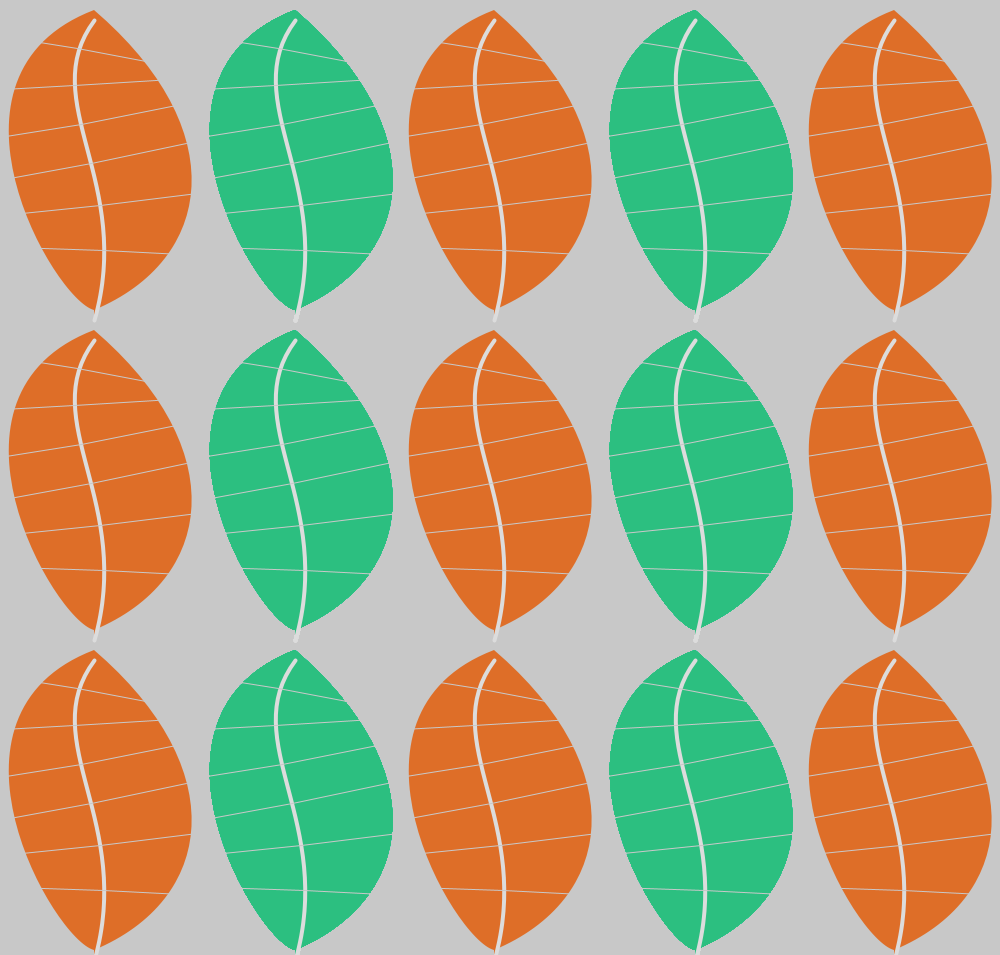
Frame 1 (no input)
Frame 60 (the mouse pressed at the canvas centre just before this capture): identical to frame 1, image omitted
Frame 120 (the mouse held since frame 60 and released just before this capture): identical to frame 1, image omitted

The Processing sketch that drew this single still picture (run headless with seeded random() and noise(); from frame 60 on, the mouse is pressed at the canvas centre):

// Processing sketch: processing_180289
// ── processing_180289.pde

void setup() {
  size(1000, 955);
}

void draw() {

  background(200);
  
 for (int yt =0; yt< 1000; yt =yt + 320)
 {
  for (int xt = -156; xt< 800; xt = xt + 400)
    
{
   
//leaf orange
fill(#DE6E28);
noStroke();
  pushMatrix();
  translate(xt, yt);
bezier(250, 10, 80, 75, 210, 300, 250, 310);//lhs
popMatrix();
  pushMatrix();
  translate(xt, yt);
bezier(250, 10, 390, 130, 370, 260, 250, 310);//rhs
popMatrix();
stroke(220);
strokeWeight(4);
  pushMatrix();
  translate(xt, yt);
bezier(250, 20, 190, 100, 290, 180, 250, 320);//spine
popMatrix();
int steps = 7;
for (int i = 1; i < steps; i++) {
  float t = i / float(steps);
  float x = bezierPoint(250, 190, 290, 250, t);
  float y = bezierPoint(10, 100, 180, 300, t);
  float tx = bezierTangent(250, 190, 290, 250,t);
  float ty = bezierTangent( 10, 100, 180, 300, t);
  float a = atan2(ty, tx);
   a -= HALF_PI;
   strokeWeight(1);
   stroke(200);
     pushMatrix();
  translate(xt, yt);
  line(x, y, cos(a)*98 + x, sin(a)*80 + y);
  line(x, y, cos(a)*-90 + x, sin(a)*-60 + y);
popMatrix();

 for (int ytg =0; ytg< 1000; ytg =ytg + 320)
 {
  for (int xtg = 45; xtg< 1500; xtg = xtg + 400)
    
{
   
 // for  (int yt = 0; yt < 900; yt = + 300)
  //{

//leafgreen
fill(#2CBF80);
noStroke();
  pushMatrix();
  translate(xtg, ytg);
bezier(250, 10, 80, 75, 210, 300, 250, 310);//lhs
popMatrix();
  pushMatrix();
  translate(xtg, ytg);
bezier(250, 10, 390, 130, 370, 260, 250, 310);//rhs
popMatrix();
stroke(220);
strokeWeight(4);
  pushMatrix();
  translate(xtg, ytg);
bezier(250, 20, 190, 100, 290, 180, 250, 320);//spine
popMatrix();
int stepsg = 7;
for (int ig = 1; ig < stepsg; ig++) {
  float tg = ig / float(steps);
  float xg = bezierPoint(250, 190, 290, 250, tg);
  float yg = bezierPoint(10, 100, 180, 300, tg);
  float txg = bezierTangent(250, 190, 290, 250,tg);
  float tyg = bezierTangent( 10, 100, 180, 300, tg);
  float ag = atan2(tyg, txg);
   ag -= HALF_PI;
   strokeWeight(1);
   stroke(200);
     pushMatrix();
  translate(xtg, ytg);
  line(xg, yg, cos(ag)*98 + xg, sin(ag)*80 + yg);
  line(xg, yg, cos(ag)*-90 + xg, sin(ag)*-60 + yg);
popMatrix();
}
}
}
}
}
}

}
